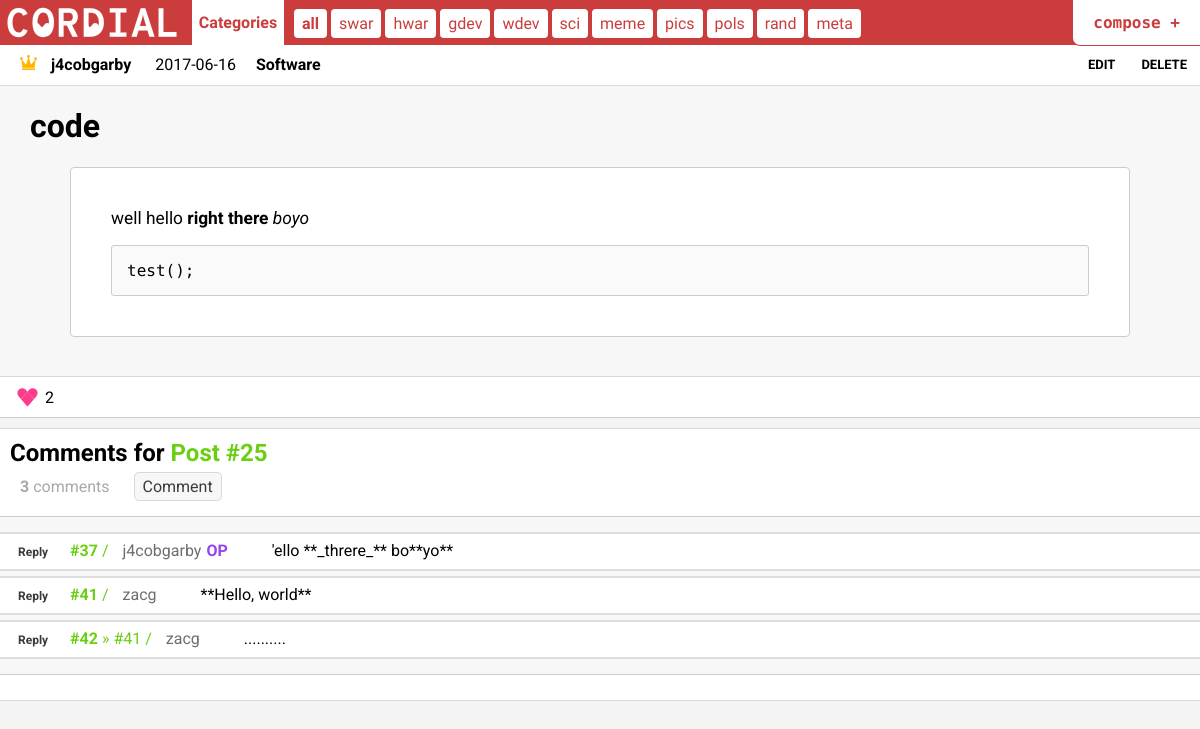
The app's page /Cordial/post/index.php?id=25 (signed in), older data.
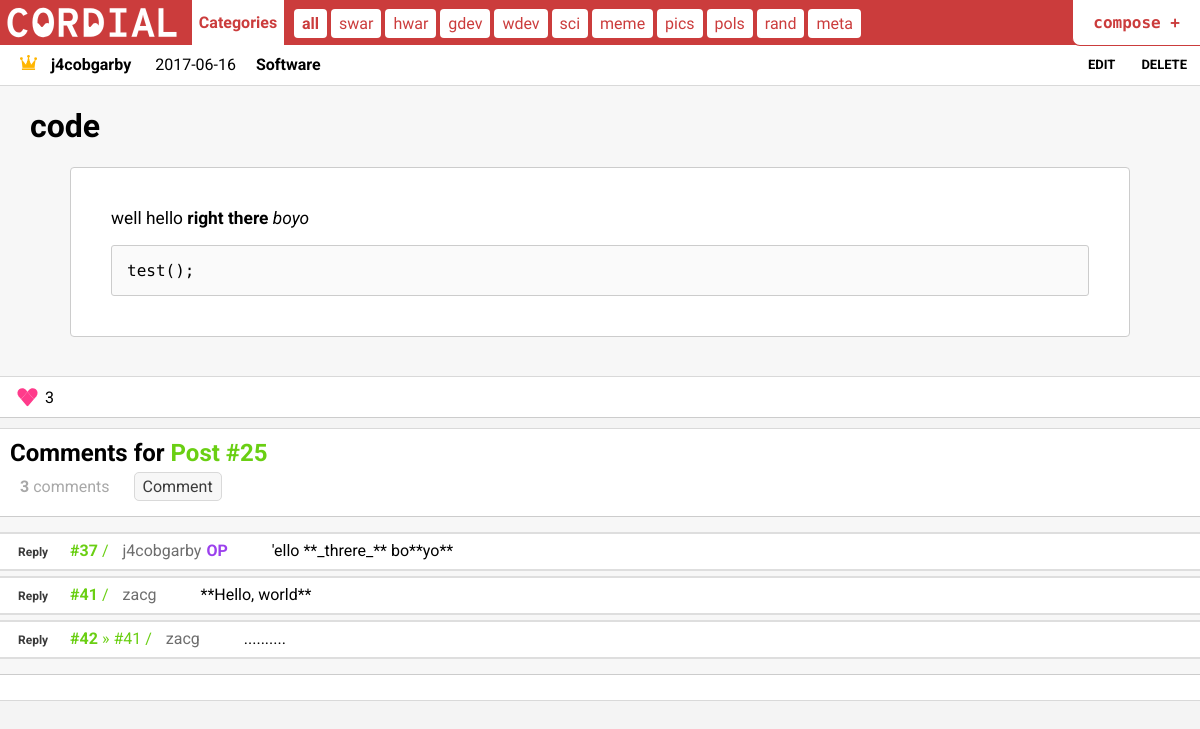
The same page, newer data.
### tables this page shows
CREATE TABLE `posts` (
  `post_id` int(11) NOT NULL,
  `user_id` int(11) NOT NULL COMMENT 'from `users`',
  `date_posted` date NOT NULL,
  `category` set('swar','hwar','gdev','wdev','sci','meme','pics','pols','rand','meta') NOT NULL,
  `title` tinytext NOT NULL,
  `content` text NOT NULL,
  `likes` int(11) NOT NULL DEFAULT '0',
  `views` int(11) NOT NULL DEFAULT '0',
  `pinned` tinyint(1) NOT NULL COMMENT 'pinned posts stick at the top of the post list'
);

CREATE TABLE `users` (
  `user_id` int(11) NOT NULL,
  `username` tinytext NOT NULL,
  `password` tinytext NOT NULL COMMENT 'SHA-256',
  `date_joined` date NOT NULL,
  `is_admin` tinyint(1) NOT NULL COMMENT '0 = false, nonzero = true',
  `bio` tinytext NOT NULL
);

### Cordial/phpneed.php (called while the page is built, shortened)
<?php
  $category_expand = array(
    'swar' => 'Software',
    'hwar' => 'Hardware',
    'gdev' => 'Game Development',
    'wdev' => 'Web Development',
     'sci' => 'Science',
    'meme' => 'Memes',
    'pics' => 'Pictures',
    'pols' => 'Politics',
    'rand' => 'Random',
    'meta' => 'Meta',
    'all'  => 'Showing all'
  );
  function isAdmin($host_name, $user_name, $password, $database) {
    $connect = mysqli_connect($host_name, $user_name, $password, $database);
    $sql = 'SELECT * FROM users WHERE is_admin = 1 AND user_id = '.$_SESSION["login-id"].' LIMIT 1';
    $result = mysqli_query($connect, $sql);
    return mysqli_num_rows($result);
  }
  function canLike($id, $host_name, $user_name, $password, $database) {
    $connect = mysqli_connect($host_name, $user_name, $password, $database);
    $check_liked = "SELECT * FROM user_liked_posts WHERE user_id = ".$_SESSION["login-id"]." AND post_id = ".$id;
    $is_liked_result = mysqli_query($connect, $check_liked);
    $can_like = (mysqli_num_rows($is_liked_result) == 0 ? true : false);
    return $can_like;
  }
?>

### Cordial/parsedown-1.6.0/Parsedown.php (called while the page is built, shortened)
<?php
class Parsedown
{
    function text($text)
    {
        $text = str_replace(array("\r\n", "\r"), "\n", $text);
        $text = trim($text, "\n");
        $lines = explode("\n", $text);
        $markup = $this->lines($lines);
        $markup = trim($markup, "\n");
        return $markup;
    }
    protected $breaksEnabled;
    protected $BlockTypes = array(
        '#' => array('Header'),
        '*' => array('Rule', 'List'),
        '+' => array('List'),
        '-' => array('SetextHeader', 'Table', 'Rule', 'List'),
        '0' => array('List'),
        '1' => array('List'),
        '2' => array('List'),
        '3' => array('List'),
        '4' => array('List'),
        '5' => array('List'),
        '6' => array('List'),
        '7' => array('List'),
        '8' => array('List'),
        '9' => array('List'),
        ':' => array('Table'),
        '<' => array('Comment', 'Markup'),
        '=' => array('SetextHeader'),
        '>' => array('Quote'),
        '[' => array('Reference'),
        '_' => array('Rule'),
        '`' => array('FencedCode'),
        '|' => array('Table'),
        '~' => array('FencedCode'),
    );
    protected $unmarkedBlockTypes = array(
        'Code',
    );
    private function lines(array $lines)
    {
        $CurrentBlock = null;
        foreach ($lines as $line)
        {
            $indent = 0;
            $text = $indent > 0 ? substr($line, $indent) : $line;
            $Line = array('body' => $line, 'indent' => $indent, 'text' => $text);
            if (isset($CurrentBlock['continuable']))
            {
                $Block = $this->{'block'.$CurrentBlock['type'].'Continue'}($Line, $CurrentBlock);
                if (isset($Block))
                {
                    $CurrentBlock = $Block;
                    continue;
                }
                else
                {
                    if (method_exists($this, 'block'.$CurrentBlock['type'].'Complete'))
                    {
                        $CurrentBlock = $this->{'block'.$CurrentBlock['type'].'Complete'}($CurrentBlock);
                    }
                }
            }
            $marker = $text[0];
            $blockTypes = $this->unmarkedBlockTypes;
            if (isset($this->BlockTypes[$marker]))
            {
                foreach ($this->BlockTypes[$marker] as $blockType)
                {
                    $blockTypes []= $blockType;
                }
            }
            foreach ($blockTypes as $blockType)
            {
                $Block = $this->{'block'.$blockType}($Line, $CurrentBlock);
                if (isset($Block))
                {
                    $Block['type'] = $blockType;
                    if ( ! isset($Block['identified']))
                    {
                        $Blocks []= $CurrentBlock;
                        $Block['identified'] = true;
                    }
                    if (method_exists($this, 'block'.$blockType.'Continue'))
                    {
                        $Block['continuable'] = true;
                    }
                    $CurrentBlock = $Block;
                    continue 2;
                }
            }
            if (isset($CurrentBlock) and ! isset($CurrentBlock['type']) and ! isset($CurrentBlock['interrupted']))
            {
                $CurrentBlock['element']['text'] .= "\n".$text;
            }
            else
            {
                $Blocks []= $CurrentBlock;
                $CurrentBlock = $this->paragraph($Line);
                $CurrentBlock['identified'] = true;
            }
        }
        if (isset($CurrentBlock['continuable']) and method_exists($this, 'block'.$CurrentBlock['type'].'Complete'))
        {
            $CurrentBlock = $this->{'block'.$CurrentBlock['type'].'Complete'}($CurrentBlock);
        }
        $Blocks []= $CurrentBlock;
        unset($Blocks[0]);
        $markup = '';
        foreach ($Blocks as $Block)
        {
            $markup .= "\n";
            $markup .= isset($Block['markup']) ? $Block['markup'] : $this->element($Block['element']);
        }
        $markup .= "\n";
        return $markup;
    }
    protected function blockFencedCode($Line)
    {
        if (preg_match('/^['.$Line['text'][0].']{3,}[ ]*([\w-]+)?[ ]*$/', $Line['text'], $matches))
        {
            $Element = array(
                'name' => 'code',
                'text' => '',
            );
            $Block = array(
                'char' => $Line['text'][0],
                'element' => array(
                    'name' => 'pre',
                    'handler' => 'element',
                    'text' => $Element,
                ),
            );
            return $Block;
        }
    }
    protected function blockFencedCodeContinue($Line, $Block)
    {
        if (preg_match('/^'.$Block['char'].'{3,}[ ]*$/', $Line['text']))
        {
            $Block['element']['text']['text'] = substr($Block['element']['text']['text'], 1);
            $Block['complete'] = true;
            return $Block;
        }
        $Block['element']['text']['text'] .= "\n".$Line['body'];;
        return $Block;
    }
    protected function blockFencedCodeComplete($Block)
    {
        $text = $Block['element']['text']['text'];
        $text = htmlspecialchars($text, ENT_NOQUOTES, 'UTF-8');
        $Block['element']['text']['text'] = $text;
        return $Block;
    }
    protected function paragraph($Line)
    {
        $Block = array(
            'element' => array(
                'name' => 'p',
                'text' => $Line['text'],
                'handler' => 'line',
            ),
        );
        return $Block;
    }
    protected $InlineTypes = array(
        '"' => array('SpecialCharacter'),
        '!' => array('Image'),
        '&' => array('SpecialCharacter'),
        '*' => array('Emphasis'),
        ':' => array('Url'),
        '<' => array('UrlTag', 'EmailTag', 'Markup', 'SpecialCharacter'),
        '>' => array('SpecialCharacter'),
        '[' => array('Link'),
        '_' => array('Emphasis'),
        '`' => array('Code'),
        '~' => array('Strikethrough'),
        '\\' => array('EscapeSequence'),
    );
    protected $inlineMarkerList = '!"*_&[:<>`~\\';
    public function line($text)
    {
        $markup = '';
        while ($excerpt = strpbrk($text, $this->inlineMarkerList))
        {
            $marker = $excerpt[0];
            $markerPosition = strpos($text, $marker);
            $Excerpt = array('text' => $excerpt, 'context' => $text);
            foreach ($this->InlineTypes[$marker] as $inlineType)
            {
                $Inline = $this->{'inline'.$inlineType}($Excerpt);
                if ( ! isset($Inline['position']))
                {
                    $Inline['position'] = $markerPosition;
                }
                $unmarkedText = substr($text, 0, $Inline['position']);
                $markup .= $this->unmarkedText($unmarkedText);
                $markup .= isset($Inline['markup']) ? $Inline['markup'] : $this->element($Inline['element']);
                $text = substr($text, $Inline['position'] + $Inline['extent']);
                continue 2;
            }
            $unmarkedText = substr($text, 0, $markerPosition + 1);
            $markup .= $this->unmarkedText($unmarkedText);
            $text = substr($text, $markerPosition + 1);
        }
        $markup .= $this->unmarkedText($text);
        return $markup;
    }
    protected function inlineEmphasis($Excerpt)
    {
        $marker = $Excerpt['text'][0];
        if ($Excerpt['text'][1] === $marker and preg_match($this->StrongRegex[$marker], $Excerpt['text'], $matches))
        {
            $emphasis = 'strong';
        }
        elseif (preg_match($this->EmRegex[$marker], $Excerpt['text'], $matches))
        {
            $emphasis = 'em';
        }
        else
        {
            return;
        }
        return array(
            'extent' => strlen($matches[0]),
            'element' => array(
                'name' => $emphasis,
                'handler' => 'line',
                'text' => $matches[1],
            ),
        );
    }
    protected function unmarkedText($text)
    {
        if ($this->breaksEnabled)
        {
            $text = preg_replace('/[ ]*\n/', "<br />\n", $text);
        }
        else
        {
            $text = preg_replace('/(?:[ ][ ]+|[ ]*\\\\)\n/', "<br />\n", $text);
            $text = str_replace(" \n", "\n", $text);
        }
        return $text;
    }
    protected function element(array $Element)
    {
        $markup = '<'.$Element['name'];
        if (isset($Element['text']))
        {
            $markup .= '>';
            if (isset($Element['handler']))
            {
                $markup .= $this->{$Element['handler']}($Element['text']);
            }
            else
            {
                $markup .= $Element['text'];
            }
            $markup .= '</'.$Element['name'].'>';
        }
        else
        {
            $markup .= ' />';
        }
        return $markup;
    }
    protected $StrongRegex = array(
        '*' => '/^[*]{2}((?:\\\\\*|[^*]|[*][^*]*[*])+?)[*]{2}(?![*])/s',
        '_' => '/^__((?:\\\\_|[^_]|_[^_]*_)+?)__(?!_)/us',
    );
    protected $EmRegex = array(
        '*' => '/^[*]((?:\\\\\*|[^*]|[*][*][^*]+?[*][*])+?)[*](?![*])/s',
        '_' => '/^_((?:\\\\_|[^_]|__[^_]*__)+?)_(?!_)\b/us',
    );
}

### Cordial/post/index.php (the view, shortened to what the changed rows need)
<?php require '../phpneed.php'; ?>
<!DOCTYPE php>
<html>
  <head>
    <?php
      require '../parsedown-1.6.0/Parsedown.php';
      $connect = mysqli_connect($host_name, $user_name, $password, $database);
      $sql = 'SELECT user_id, post_id, date_posted, category, title, content, likes, views, username, is_admin
      FROM `posts` NATURAL JOIN `users` WHERE post_id = '.$_GET["id"];
      $result = mysqli_query($connect, $sql);
      while($row = mysqli_fetch_assoc($result)) {
        $title      = $row["title"];
        $date_posted = $row["date_posted"];
        $category   = $row["category"];
        $title      = $row["title"];
        $content    = $row["content"];
        $likes      = $row["likes"];
        $username   = $row["username"];
        $is_admin   = $row["is_admin"];
        $user_id    = $row["user_id"];
      }
    ?>
    <link rel="stylesheet" href="../styles/homepage.css">
    <link rel="stylesheet" href="../styles/post.css">
  </head>
  <body>
    <div class="post-panel">
      <div class="post-panel-top">
        <?php echo ($is_admin == 1 ? '<img src="../assets/admin-icon.png" />' : '<img src="../assets/user-icon.png" />') ?>
        <span class="hoverpointer" onclick="location.href='../user?id= <?php echo $user_id ?> '"><b><?php echo $username; ?></b></span>
        <span><?php echo $date_posted.'<span class="category">'.$category_expand[$category].'</span>'; ?></span>
        <?php
          if (isAdmin($host_name, $user_name, $password, $database)) {
            echo '
              <span class="del-post hoverpointer" onclick="window.location.href=\'delete_post.php/?id='.$_GET["id"].'\'">DELETE</span>
              <span class="edit-post hoverpointer" onclick="window.location.href=\'edit_post.php?id='.$_GET["id"].'\'">EDIT</span>
            ';
          }
        ?>
      </div>
      <h1 class="title"><?php echo $title; ?></h1>
      <div class="content-wrapper">
        <?php
          $Parsedown = new Parsedown();
          echo $Parsedown->text(htmlspecialchars_decode($content));
        ?>
      </div>
      <div class="post-panel-bottom">
        <input type="image" id="like-icon" src=
          <?php
            echo '"'.(canLike($_GET["id"], $host_name, $user_name, $password, $database) == true ? '../assets/like-icon-greyed.svg' : '../assets/like-icon.svg').'"'
          ?> alt="submit" onclick=<?php echo '"tryLike('.$_GET["id"].')"' ?> />
        <span class="like-count" id="like-count"><?php echo $likes; ?></span>
      </div>
    </div>
    <div class="comment-panel">
      <h2>Comments for <?php echo "<span class='accent'>Post #".$_GET["id"]."</span>" ?></h2>
    </div>
  </body>
</html>

Row changes from the older to the newer data that the page shows:
changed posts "code": likes "2" → "3"
